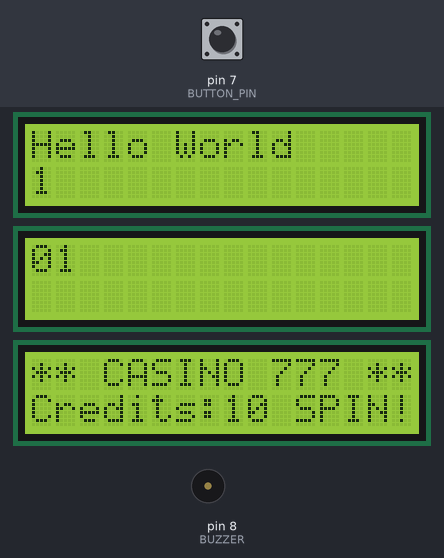
Bench run of a sketch on a simulated Arduino Uno, built with avr-gcc and run on an emulated ATmega328P. Shown: 3 × 16×2 character LCD, buzzer (waves = sounding). The test bench sets the inputs (shaded band); at power-on: pin 7 (BUTTON_PIN) LOW. Random numbers use the default seed unless the sketch sets one.

Above: at 1.4 s.
1.5 s: pin 7 (BUTTON_PIN) pulled HIGH for 0.15 s
At 4.6 s:
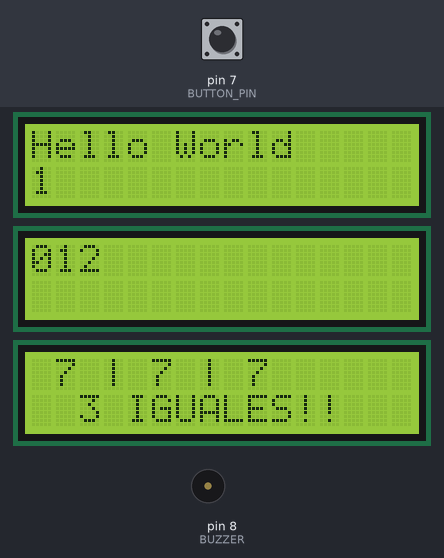
At 13.9 s:
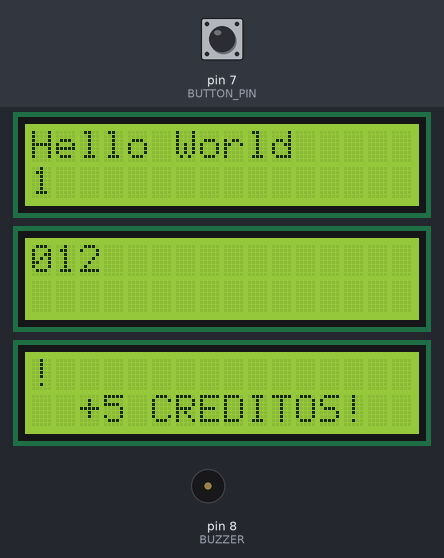
Timing chart, 0 to 15.4 s (numbered marks = the images above; inputs shaded):
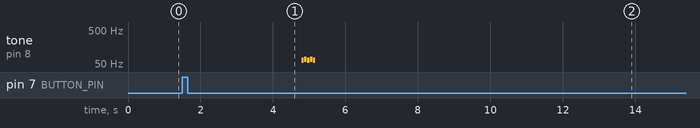

The sketch:

lcd-i2c-display-3lcds.ino
```cpp
/*
 Demonstration sketch for Adafruit i2c/SPI LCD backpack
 using MCP23008 I2C expander
 ( https://learn.adafruit.com/i2c-spi-lcd-backpack )

 This sketch prints "Hello World!" to the LCD
 and shows the time.

  The circuit:
 * 5V to Arduino 5V pin
 * GND to Arduino GND pin
 * SCL to Digital: Micro PC5 or D19/SCL
 * SDA to Digital: Micro PC4 or D18/SDA
*/

// include the library code:
#include <Adafruit_LiquidCrystal.h>
#include "pitches.h"


// Connect via i2c, default address #0 (A0-A2 not jumpered)
// Group all instances into a single list named lcds
Adafruit_LiquidCrystal lcds[] = {
  Adafruit_LiquidCrystal(0), // LCD 0: Hello world and count
  Adafruit_LiquidCrystal(1), // LCD 1: Autoscroll
  Adafruit_LiquidCrystal(2)  // LCD 2: Casino
};

// Calculate the number of LCDs dynamically for flexibility
const uint8_t NUM_LCDS = sizeof(lcds) / sizeof(lcds[0]);

// ----------------------------------- Casino Config ---------------------------
const int BUTTON_PIN = 7;
const int BUZZER = 8; // Not working in Tinkercad.
const bool ALWAYS_WIN = false;
const char* symbols[] = { "7", "BAR", "$", "*", "#" };
const int NUM_SYMBOLS  = 5;

int melody_lose[] = {
  NOTE_C6, NOTE_B5, NOTE_AS5, NOTE_A5, NOTE_GS5, NOTE_FS5, NOTE_F5, NOTE_C2, NOTE_CS2, NOTE_C2, NOTE_CS2, NOTE_C2, NOTE_CS2, NOTE_C2, NOTE_CS2, NOTE_C2
};
int durations_lose[] = {
  8, 16, 16, 16, 16, 16, 4, 4, 4, 16, 16, 16, 16, 2, 16, 16
};

int melody_win[] = {
  NOTE_C2, NOTE_CS2, NOTE_C2, NOTE_CS2, NOTE_C2
};
int durations_win[] = {
  16, 16, 16, 16, 16
};

byte starChar[8] = {
  0b00100, 0b10101, 0b01110, 0b11111,
  0b01110, 0b10101, 0b00100, 0b00000
};
byte coinChar[8] = {
  0b01110, 0b10001, 0b10101, 0b10111,
  0b10101, 0b10001, 0b01110, 0b00000
};
byte heartChar[8] = {
  0b00000, 0b01010, 0b11111, 0b11111,
  0b01110, 0b00100, 0b00000, 0b00000
};

// Estado del juego
int  reel[3]       = {0, 0, 0};
bool lastButton    = false;
int  credits       = 10;
bool gameOver      = false;
// ------------------------------------------------------------------------------


// -----------------Function prototypes----------------------------------------
// ### LCD 0: Hello world and count ###
void run_lcd_hello_world(Adafruit_LiquidCrystal& lcd);
void run_lcd_counter(Adafruit_LiquidCrystal& lcd);

// ### LCD 1: Autoscroll ###
void run_lcd_autoscroll(Adafruit_LiquidCrystal& lcd);

// ### LCD 2: Casino ###
void run_lcd_casino(Adafruit_LiquidCrystal& lcd);
void run_ldc_casino_init(Adafruit_LiquidCrystal& lcd);
void run_lcd_casino_showIdle(Adafruit_LiquidCrystal& lcd);
void run_lcd_casino_spinAnimation(Adafruit_LiquidCrystal& lcd);
void run_lcd_casino_showResult(Adafruit_LiquidCrystal& lcd);
void run_lcd_casino_winAnimation(Adafruit_LiquidCrystal& lcd);
void run_lcd_casino_loseAnimation(Adafruit_LiquidCrystal& lcd);
void run_lcd_casino_gameOverScreen(Adafruit_LiquidCrystal& lcd);
void run_lcd_casino_PlayMusic(int melody[], int durations[], int size);


void setup() {
  Serial.begin(9600); // Initialize serial communication for error messages

  // Global Operations: Loop to handle common setup for all instances
  for (uint8_t i = 0; i < NUM_LCDS; i++) {
    // set up the LCD's number of rows and columns:
    if (!lcds[i].begin(16, 2)) {
      Serial.print("Could not init LCD ");
      Serial.print(i);
      Serial.println(". Check wiring.");
      while(1);
    }

    // Clear and reset the screen for each instance initially
    lcds[i].clear();
  }

  // Display "Hello World" on the first LCD
  run_lcd_hello_world(lcds[0]);
  run_ldc_casino_init(lcds[2]);
}

void loop() {
  // Main Loop Logic: Pass specific list elements to their respective routines
  run_lcd_counter(lcds[0]);
  run_lcd_autoscroll(lcds[1]);
  run_lcd_casino(lcds[2]);
}


// --------------------LCD 0: Hello World and Count--------------------
// [Full Implementation] Displays "Hello World" and a running counter
void run_lcd_hello_world(Adafruit_LiquidCrystal& lcd) {
  // Display message on the first line
  lcd.setCursor(0, 0);
  lcd.print("Hello World");
}

void run_lcd_counter(Adafruit_LiquidCrystal& lcd) {
  // Display the running counter on the second line
  lcd.setCursor(0, 1);
  lcd.print(millis() / 1000);
}

// If 500ms haven't passed, the function returns instantly without blocking.
void run_lcd_autoscroll(Adafruit_LiquidCrystal& lcd) {
  // Static variables to remember the state between each loop() cycle
  static uint32_t previous_time = 0;
  static uint8_t state = 0;       // 0 = first loop, 1 = second loop (autoscroll), 2 = clear
  static uint8_t thisChar = 0;    // Current character to be printed

  const uint32_t interval = 500; // 500 ms wait time
  uint32_t current_time = millis();

  // Only execute if 500ms have passed
  if (current_time - previous_time >= interval) {
    previous_time = current_time; // Save the new time

    // State machine to not block the loop of other LCDs
    switch (state) {
      case 0: // Equivalent to the first for-loop
        if (thisChar == 0) {
          lcd.setCursor(0, 0);
        }
        lcd.print(thisChar);
        thisChar++;

        if (thisChar >= 10) {
          state = 1;       // Move to the next state
          thisChar = 0;    // Reset character counter
          lcd.setCursor(16, 1);
          lcd.autoscroll();
        }
        break;

      case 1: // Equivalent to the second for-loop (with autoscroll)
        lcd.print(thisChar);
        thisChar++;

        if (thisChar >= 10) {
          state = 2;       // Move to the final clear state
          thisChar = 0;
        }
        break;

      case 2: // Equivalent to the final part
        lcd.noAutoscroll();
        lcd.clear();
        state = 0;         // Start over from scratch
        break;
    }
  }
}

// [Full Implementation] Casino-style slot machine animation
void run_lcd_casino(Adafruit_LiquidCrystal& lcd) {
  if (gameOver) {
    run_lcd_casino_gameOverScreen(lcd);
    return;
  }

  bool currentButton = (digitalRead(BUTTON_PIN) == HIGH);

  // Flanco de subida: botón recién presionado
  if (currentButton && !lastButton) {
    delay(50); // debounce
    if (digitalRead(BUTTON_PIN) == HIGH) {
      credits--;         // Cuesta 1 crédito jugar
      run_lcd_casino_spinAnimation(lcd);   // Animación girando
      run_lcd_casino_showResult(lcd);      // Muestra resultado y decide ganador

      if (credits <= 0) {
        gameOver = true;
      }
    }
  }

  lastButton = currentButton;
}

void run_ldc_casino_init(Adafruit_LiquidCrystal& lcd) {
  // Casino Initial Pin Setup
  pinMode(BUTTON_PIN, INPUT);
  randomSeed(analogRead(A0));

  lcds[2].createChar(0, starChar);
  lcds[2].createChar(1, coinChar);
  lcds[2].createChar(2, heartChar);
  run_lcd_casino_showIdle(lcds[2]);
}

// Pantalla de espera del Casino
void run_lcd_casino_showIdle(Adafruit_LiquidCrystal& lcd) {
  lcd.clear();
  lcd.setCursor(0, 0);
  lcd.print("** CASINO 777 **");
  lcd.setCursor(0, 1);
  lcd.print("Credits:");
  lcd.print(credits);
  lcd.print(" SPIN!");
}

// Animación de los rodillos girando
void run_lcd_casino_spinAnimation(Adafruit_LiquidCrystal& lcd) {
  int spinSteps = 18;   // Cuántas veces "gira"
  int delayMs   = 80;   // Velocidad inicial rápida

  for (int step = 0; step < spinSteps; step++) {
    int s0 = random(NUM_SYMBOLS);
    int s1 = random(NUM_SYMBOLS);
    int s2 = random(NUM_SYMBOLS);

    lcd.clear();
    lcd.setCursor(0, 0);
    lcd.print("  SPINNING...   ");
    lcd.setCursor(0, 1);

    String line = " ";
    line += symbols[s0];
    line += " | ";
    line += symbols[s1];
    line += " | ";
    line += symbols[s2];
    while (line.length() < 16) line += " ";
    lcd.print(line.substring(0, 16));

    if (step > spinSteps / 2) delayMs += 15;
    delay(delayMs);
  }

  if (ALWAYS_WIN) {
    int winner = random(NUM_SYMBOLS);
    reel[0] = winner;
    reel[1] = winner;
    reel[2] = winner;
  } else {
    reel[0] = random(NUM_SYMBOLS);
    reel[1] = random(NUM_SYMBOLS);
    reel[2] = random(NUM_SYMBOLS);
  }
}

void run_lcd_casino_PlayMusic(int melody[], int durations[], int size) {
  for (int note = 0; note < size; note++) {
    int duration = 1000 / durations[note];
    tone(BUZZER, melody[note], duration);
    int pauseBetweenNotes = duration * 1.30;
    delay(pauseBetweenNotes);
    noTone(BUZZER);
  }
}

// Muestra el resultado y decide si ganó
void run_lcd_casino_showResult(Adafruit_LiquidCrystal& lcd) {
  bool win = (reel[0] == reel[1] && reel[1] == reel[2]);

  lcd.clear();
  lcd.setCursor(0, 0);
  String line = " ";
  line += symbols[reel[0]];
  line += " | ";
  line += symbols[reel[1]];
  line += " | ";
  line += symbols[reel[2]];
  while (line.length() < 16) line += " ";
  lcd.print(line.substring(0, 16));

  lcd.setCursor(0, 1);
  if (win) {
    credits += 5;
    lcd.print("  3 IGUALES!!   ");
    delay(600);
    run_lcd_casino_winAnimation(lcd);
  } else {
    lcd.print(" Credits:");
    lcd.print(credits);
    lcd.print("     ");
    delay(800);
    run_lcd_casino_loseAnimation(lcd);
  }

  delay(400);
  run_lcd_casino_showIdle(lcd);
}

// Animación de victoria
void run_lcd_casino_winAnimation(Adafruit_LiquidCrystal& lcd) {
  String frames[] = {
    "*** YOU WIN! ***",
    "  * YOU WIN! *  ",
    "*** YOU WIN! ***",
    "  * YOU WIN! *  ",
  };
  run_lcd_casino_PlayMusic(melody_win, durations_win, sizeof(melody_win)/sizeof(int));

  for (int rep = 0; rep < 5; rep++) {
    for (int f = 0; f < 4; f++) {
      lcd.clear();
      lcd.setCursor(0, 0);
      lcd.print(frames[f]);
      lcd.setCursor(0, 1);
      lcd.print("  +5 CREDITOS!  ");
      delay(200);
    }
  }

  lcd.clear();
  String msg = "                YOU WIN!!               ";
  for (int i = 0; i < (int)msg.length() - 15; i++) {
    lcd.setCursor(0, 0);
    lcd.print(msg.substring(i, i + 16));
    lcd.setCursor(0, 1);
    lcd.print("  +5 CREDITOS!  ");
    delay(120);
  }
}

// Animación de derrota
void run_lcd_casino_loseAnimation(Adafruit_LiquidCrystal& lcd) {
  run_lcd_casino_PlayMusic(melody_lose, durations_lose, sizeof(melody_lose)/sizeof(int));
  lcd.clear();
  lcd.setCursor(0, 0);
  lcd.print("   Suerte la   ");
  lcd.setCursor(0, 1);
  lcd.print(" proxima vez :(");
  delay(1000);

  for (int i = 0; i < 3; i++) {
    lcd.noDisplay();
    delay(150);
    lcd.display();
    delay(150);
  }
}

// Pantalla de game over
void run_lcd_casino_gameOverScreen(Adafruit_LiquidCrystal& lcd) {
  lcd.clear();
  lcd.setCursor(0, 0);
  lcd.print("  -- GAME  --   ");
  lcd.setCursor(0, 1);
  lcd.print("  -- OVER  --   ");
  delay(600);
  lcd.clear();
  lcd.setCursor(0, 0);
  lcd.print("  Sin creditos  ");
  lcd.setCursor(0, 1);
  lcd.print("Reset p/ jugar  ");
  while (true) {
    delay(1000);
  }
}
```

pitches.h
```cpp
/*************************************************

 * Public Constants

 *************************************************/

#define NOTE_C2  65
#define NOTE_CS2 69
#define NOTE_F5  698
#define NOTE_FS5 740
#define NOTE_GS5 831
#define NOTE_A5  880
#define NOTE_AS5 932
#define NOTE_B5  988
#define NOTE_C6  1047
```

Measured:
- after the input at 1.5 s, tone on pin 8 (BUZZER): silent → 65 Hz after 3.3 s, then repeats every 0.16 s: silent 0.02 s, 69 Hz 0.06 s, silent 0.02 s, 65 Hz 0.06 s, until it stays silent from 5.2 s
- what the display in image 1 shows lasts 1.0 s, from 4.2 s to 5.2 s
- what the display in image 2 shows lasts 0.6 s, from 13.5 s to 14.1 s
